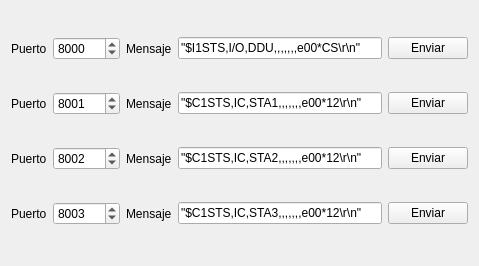
<?xml version="1.0" encoding="UTF-8"?>
<ui version="4.0">
 <class>Widget</class>
 <widget class="QWidget" name="Widget">
  <property name="geometry">
   <rect>
    <x>0</x>
    <y>0</y>
    <width>479</width>
    <height>266</height>
   </rect>
  </property>
  <property name="windowTitle">
   <string>Widget</string>
  </property>
  <layout class="QGridLayout" name="gridLayout">
   <item row="0" column="0">
    <widget class="QLabel" name="label">
     <property name="text">
      <string>Puerto</string>
     </property>
    </widget>
   </item>
   <item row="0" column="1">
    <widget class="QSpinBox" name="puerto1">
     <property name="maximum">
      <number>999999999</number>
     </property>
     <property name="value">
      <number>8000</number>
     </property>
    </widget>
   </item>
   <item row="0" column="2">
    <widget class="QLabel" name="label_2">
     <property name="text">
      <string>Mensaje</string>
     </property>
    </widget>
   </item>
   <item row="0" column="4">
    <widget class="QPushButton" name="enviar1">
     <property name="text">
      <string>Enviar</string>
     </property>
    </widget>
   </item>
   <item row="1" column="0">
    <widget class="QLabel" name="label_5">
     <property name="text">
      <string>Puerto</string>
     </property>
    </widget>
   </item>
   <item row="1" column="1">
    <widget class="QSpinBox" name="puerto2">
     <property name="maximum">
      <number>999999999</number>
     </property>
     <property name="value">
      <number>8001</number>
     </property>
    </widget>
   </item>
   <item row="1" column="2">
    <widget class="QLabel" name="label_6">
     <property name="text">
      <string>Mensaje</string>
     </property>
    </widget>
   </item>
   <item row="1" column="3">
    <widget class="QLineEdit" name="msj2">
     <property name="text">
      <string>&quot;$C1STS,IC,STA1,,,,,,,e00*12\r\n&quot;</string>
     </property>
    </widget>
   </item>
   <item row="1" column="4">
    <widget class="QPushButton" name="enviar2">
     <property name="text">
      <string>Enviar</string>
     </property>
    </widget>
   </item>
   <item row="2" column="0">
    <widget class="QLabel" name="label_7">
     <property name="text">
      <string>Puerto</string>
     </property>
    </widget>
   </item>
   <item row="2" column="1">
    <widget class="QSpinBox" name="puerto3">
     <property name="maximum">
      <number>999999999</number>
     </property>
     <property name="value">
      <number>8002</number>
     </property>
    </widget>
   </item>
   <item row="2" column="2">
    <widget class="QLabel" name="label_8">
     <property name="text">
      <string>Mensaje</string>
     </property>
    </widget>
   </item>
   <item row="2" column="3">
    <widget class="QLineEdit" name="msj3">
     <property name="text">
      <string>&quot;$C1STS,IC,STA2,,,,,,,e00*12\r\n&quot;</string>
     </property>
    </widget>
   </item>
   <item row="2" column="4">
    <widget class="QPushButton" name="enviar3">
     <property name="text">
      <string>Enviar</string>
     </property>
    </widget>
   </item>
   <item row="3" column="0">
    <widget class="QLabel" name="label_9">
     <property name="text">
      <string>Puerto</string>
     </property>
    </widget>
   </item>
   <item row="3" column="1">
    <widget class="QSpinBox" name="puerto4">
     <property name="maximum">
      <number>999999999</number>
     </property>
     <property name="value">
      <number>8003</number>
     </property>
    </widget>
   </item>
   <item row="3" column="2">
    <widget class="QLabel" name="label_10">
     <property name="text">
      <string>Mensaje</string>
     </property>
    </widget>
   </item>
   <item row="3" column="3">
    <widget class="QLineEdit" name="msj4">
     <property name="text">
      <string>&quot;$C1STS,IC,STA3,,,,,,,e00*12\r\n&quot;</string>
     </property>
    </widget>
   </item>
   <item row="3" column="4">
    <widget class="QPushButton" name="enviar4">
     <property name="text">
      <string>Enviar</string>
     </property>
    </widget>
   </item>
   <item row="0" column="3">
    <widget class="QLineEdit" name="msj1">
     <property name="text">
      <string>&quot;$I1STS,I/O,DDU,,,,,,,e00*CS\r\n&quot;</string>
     </property>
    </widget>
   </item>
  </layout>
 </widget>
 <resources/>
 <connections/>
</ui>
